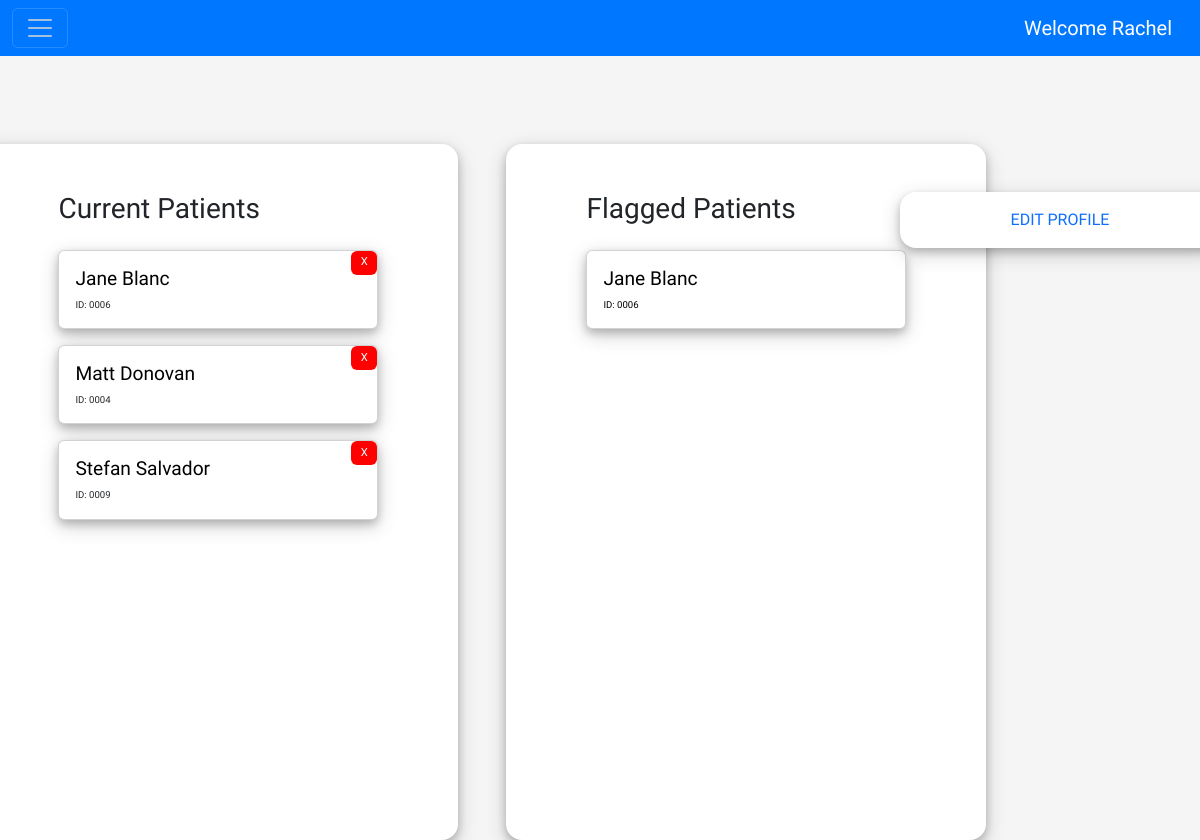
The app's page /dashboard/1/ (signed in), older data.
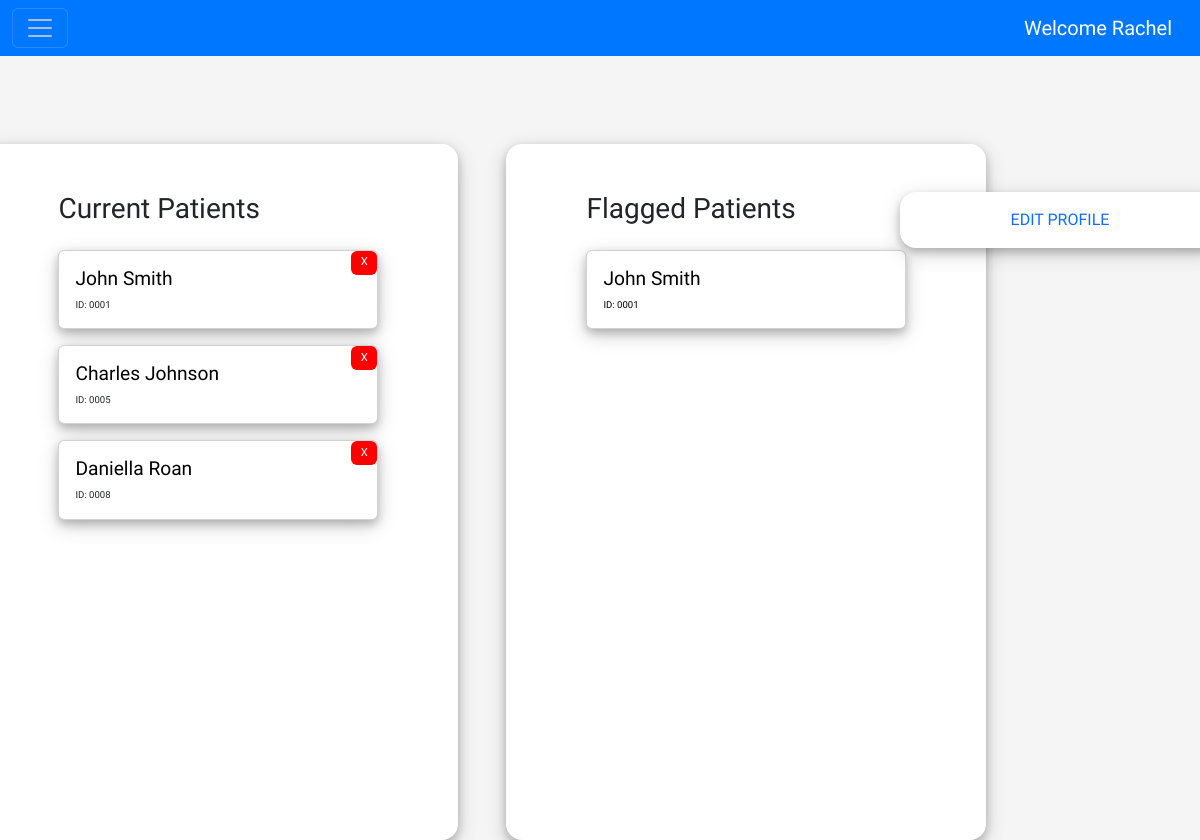
The same page, newer data.
### api_fyp/apiapp/models.py (models this page shows, shortened)
class UserProfile(models.Model):
    user = models.OneToOneField(User, on_delete= models.CASCADE)
    def __str__(self):
        return self.user.username

class User(AbstractUser):
    email = models.EmailField(unique = True)

class Patient(models.Model):
    GenderChoices = [
        (0,'Male'),
        (1, 'Female')
    ]
    Dominant_H_Choices = [
        (0,'Right'),
        (1, 'Left')
    ]
    PT_F_NAME = models.CharField(max_length=50, null=True, blank=False)
    PT_LAST_NAME = models.CharField(max_length=50, null=True, blank=False)
    SUBJECT_ID = models.CharField(max_length=50, null=True, blank=False, unique=True)
    GENDER = models.IntegerField(choices=GenderChoices, null=True, blank=False)
    HAND = models.IntegerField(choices=Dominant_H_Choices, null=True, blank=False)
    assigned_to = models.ForeignKey(UserProfile, on_delete=models.CASCADE, related_name= 'assigned_to',null=True, blank=True)
    flagged_by = models.ForeignKey(UserProfile, on_delete=models.CASCADE, related_name= 'flagged_by',null=True, blank=True)
    def __str__(self):
        return self.SUBJECT_ID

### api_fyp/apiapp/views.py (the view)
# urls.py: path("dashboard/<int:pk>/", views.dash_view, name = "dash_view"),
def dash_view(request, pk):
    if request.user.is_authenticated:
        try:
            user_info = get_object_or_404(UserProfile, id=pk)
            profile = UserProfile.objects.get(user=request.user)
            current_patients = Patient.objects.filter(assigned_to = profile)
            flagged_patients = Patient.objects.filter(flagged_by=profile)
            print(flagged_patients, profile)
            return render(request, "dashboard.html", {"current_patients" : current_patients, "user_info" : user_info, "flagged_patients" : flagged_patients})
        except:
                current_patients = Patient.objects.none()
                flagged_patients = Patient.objects.none()
    else:
       current_patients= Patient.objects.none()
       flagged_patients = Patient.objects.none()
    return render(request, "dashboard.html", {"current_patients" : current_patients, "user_info" : user_info , "flagged_patients" : flagged_patients})

### api_fyp/apiapp/templates/dashboard.html (shortened to what this page needs)
{% extends 'base.html' %}
{% block content %}
<div class="main_dash">
    <div class= "container_info">
        {% if current_patients %}
        <br></br>
        <div  class = container_cards>
            <div class="header_list">
                <h3>Current Patients</h3>
            </div>
            {% for patient in current_patients  %}
            <div class="card">
                <a href="{% url 'patient_dashboard' pk=user_info.pk p_pk=patient.id %}" class="text-decoration-none" style="cursor: pointer; color: black;">
                    <div class="card-body">
                        <div class="card_items" >
                                <h5 class="card-title" style="font-size: 1.2rem;">{{patient.PT_F_NAME}} {{patient.PT_LAST_NAME}} </h5>
                                <a href="{%url 'patient_remove_list' patient.id %}"  class="btn" style="width: 1rem ;height: 1.5rem; font-size: 0.7rem; align-items: center; position: relative; left: 5.5%; bottom: 1rem; background-color: red; color: white; display: flex;  justify-content: center;">X</a>
                        </div>
                        <p class="card-text" style="font-size: 0.6rem;">ID: {{patient.SUBJECT_ID}}</p>
                    </div>
                </a>
            </div>
            {% endfor %}
            {% else %}
            <div class = container_empty>
                <p> No Current Patients </p>
            </div>
            {% endif %}
        </div>
        {% if flagged_patients %}
        <div  class = container_cards2>
                <div class="header_list">
                    <h3>Flagged Patients</h3>
                </div>
                {% for patient in flagged_patients  %}
                    <div class="card">
                        <a href="{% url 'patient_dashboard' pk=user_info.pk p_pk=patient.id %}" class="text-decoration-none" style="cursor: pointer; color: black;">
                            <div class="card-body">
                                <div style = " display:flex; justify-content: space-between; flex-direction:row;" >
                                    <h5 class="card-title" style="font-size: 1.2rem;">{{patient.PT_F_NAME}} {{patient.PT_LAST_NAME}} </h5>
                                </div>
                                <p class="card-text" style="font-size: 0.6rem;">ID: {{patient.SUBJECT_ID}}</p>
                            </div>
                        </a>
                    </div>
                {% endfor %}
        {% elif current_patients%}
            <div class = "container_empty2">
                <p id="flagged">No Flagged Patients</p>
            </div>
        {% endif %}
            <div class="profile">
                <div class="profile_button">
                    <a href="{%url 'profile' pk=user_info.pk %}"  class="text-decoration-none" >EDIT PROFILE</a>
                </div>
            </div>
        </div>
    </div>
</div>
{% endblock %}

### api_fyp/apiapp/templates/base.html (shortened to what this page needs)
<!doctype html>
<html lang="en">
  <head>
    <link href ="https://cdn.jsdelivr.net/npm/bootstrap@5.3.5/dist/css/bootstrap.min.css" rel="stylesheet">
    <link href ="https://cdn.jsdelivr.net/npm/bootstrap@5.3.0/dist/css/bootstrap.min.css" rel="stylesheet">
    <link rel ="stylesheet"href="https://cdn.jsdelivr.net/npm/bootstrap-icons@1.11.3/font/bootstrap-icons.min.css">
  </head>
  <body class = "main_container" >
        {% include 'nav.html' %}
        <br/>
    <div class="container">
        {% block content %}
        {% endblock %}
    </div>
  </body>
  </html>

### api_fyp/apiapp/templates/Nav.html (shortened to what this page needs)
<nav class="navbar"  style = "background-color: #0077ff;" >
    <div class="container-fluid">
      <button style="filter:invert(1);"class="navbar-toggler" type="button" data-bs-toggle="offcanvas" data-bs-target="#offcanvasNavbar" aria-controls="offcanvasNavbar"  aria-label="Toggle navigation" >
        <span class="navbar-toggler-icon"></span>
      </button>
      <a  style="color: white;" class="navbar-brand" href="#">Welcome {{ user_info.user.first_name }} </a>
    </div>
  </nav>

### api_fyp/apiapp/templates/dashboard.html (style rules this page uses)
.profile { min-width: 20rem; position: fixed; left: 75%; }
.profile_button { background-color: white; border-radius: 1rem; min-width:8rem; display: flex; justify-content: center; padding: 1rem 2rem 1rem 2rem; box-shadow: 0 4px 8px 0 rgba(0, 0, 0, 0.2), 0 6px 20px 0 rgba(0, 0, 0, 0.19); }
.container_info { display: flex; flex-direction: row; gap:3rem; position: relative; right: 10%; top: 4rem; }
.container_cards, .container_cards2 { justify-content: flex-start; background-color: white; padding:3rem 5rem 20rem 5rem; display: flex; gap: 1rem; border-radius: 1rem; flex-direction:column; box-shadow: 0 4px 8px 0 rgba(0, 0, 0, 0.2), 0 6px 20px 0 rgba(0, 0, 0, 0.19); overflow-y: scroll; }
.card { width: 20rem; box-shadow: 0 4px 8px 0 rgba(0, 0, 0, 0.2), 0 6px 20px 0 rgba(0, 0, 0, 0.19); }
.card_items { display:flex; justify-content: space-between; flex-direction:row; }
.main_dash { min-width:100%; }

### api_fyp/apiapp/templates/base.html (style rules this page uses)
.main_container,.container { font-family: "Work Sans", sans-serif; }
.main_container { background-color: rgba(182, 182, 182, 0.124); }
.container { display: flex; justify-content:center; }

Row changes from the older to the newer data that the page shows:
removed Patient: PT_F_NAME "Jane", PT_LAST_NAME "Blanc", SUBJECT_ID "0006"
removed Patient: PT_F_NAME "Matt", PT_LAST_NAME "Donovan", SUBJECT_ID "0004", shown under "Current Patients"
removed Patient: PT_F_NAME "Stefan", PT_LAST_NAME "Salvador", SUBJECT_ID "0009", shown under "Current Patients"
added Patient: PT_F_NAME "John", PT_LAST_NAME "Smith", SUBJECT_ID "0001"
added Patient: PT_F_NAME "Charles", PT_LAST_NAME "Johnson", SUBJECT_ID "0005", shown under "Current Patients"
added Patient: PT_F_NAME "Daniella", PT_LAST_NAME "Roan", SUBJECT_ID "0008", shown under "Current Patients"
